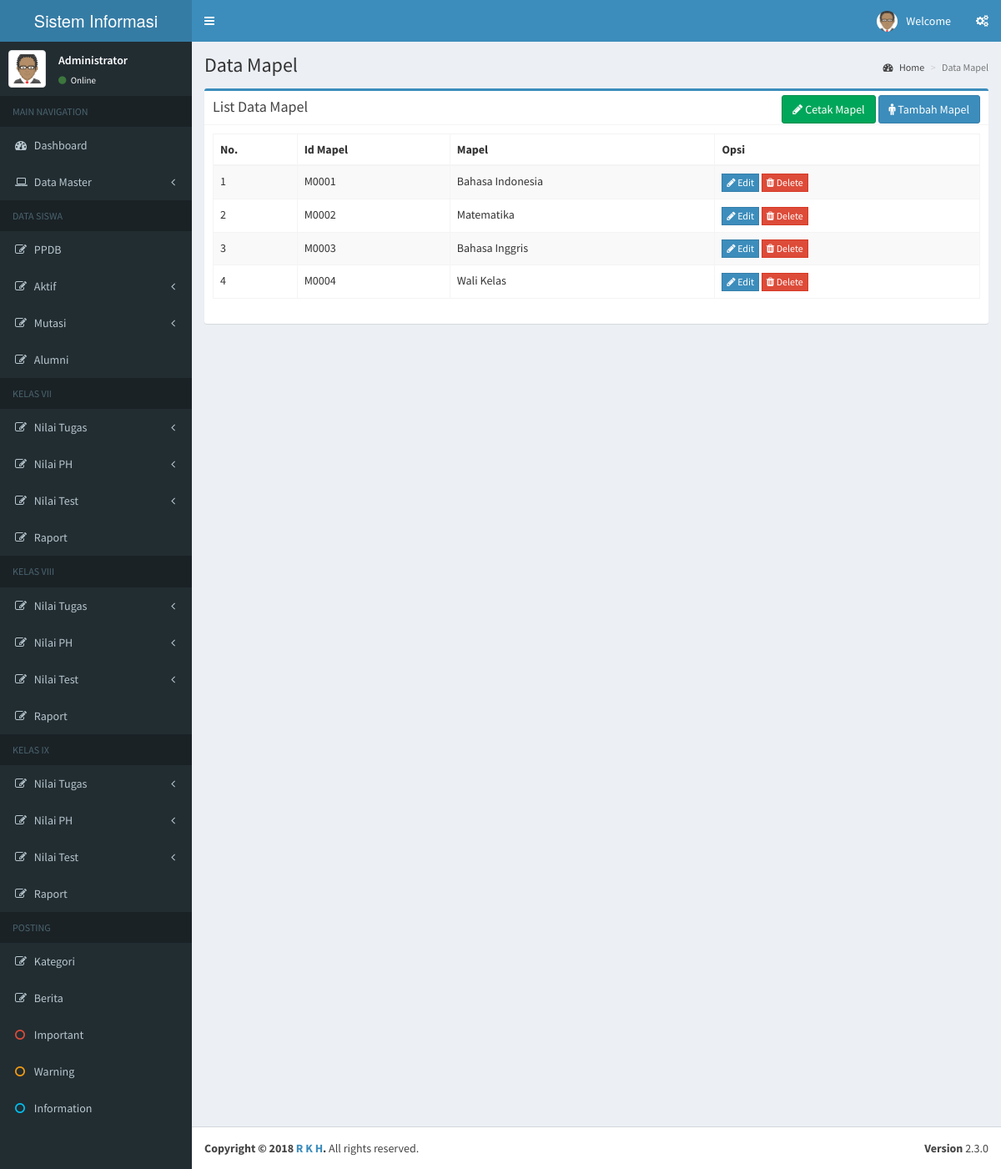
The app's page /mapel/data_mapel.php with its own data.
### tables this page shows
CREATE TABLE `mapel` (
  `id_mapel` varchar(7) NOT NULL,
  `mapel` varchar(35) NOT NULL
);

### mapel/data_mapel.php (the view, shortened to what this page needs)
<?php
include '../template/header_admin.php';
include '../koneksidb.php';
?>
<div class="content-wrapper">
<section class="content-header">
  <h1>Data Mapel
  </h1>
  <ol class="breadcrumb">
  <li><a href="../admin/admin.php"><i class="fa fa-dashboard"></i> Home</a></li>
  <li class="active">Data Mapel</li>
  </ol>
</section>
<section class="content">
  <div class="row">
    <div class="col-sm-12">
      <div class="box box-primary">
        <div class="box-header with-border">
          <h3 class="box-title">List Data Mapel</h3>
          <div class="box-tools pull-left">
          <a href="../../cetak.php" target="_blank" class="btn btn-success"><i class="fa fa-pencil"></i> Cetak Mapel</a>
          <a href="#" class="btn btn-primary" data-toggle="modal" data-target="#tambahmapel"><i class="fa fa-male"></i> Tambah Mapel</a>
          </div>
        </div>
        <div class="box-body">
          <div class="table-responsive22">
            <table id="datatable" class="table table-bordered table-striped">
              <thead>
                <tr>
                  <th>No.</th>
                  <th>Id Mapel</th>
                  <th>Mapel</th>
                  <th>Opsi</th>
                </tr>
              </thead>
              <tbody>
                  <?php
                    $no = 1;
                    $queryview = mysqli_query($koneksi, "SELECT * FROM mapel");
                    while ($row = mysqli_fetch_assoc($queryview)) {
                  ?>
                  <tr>
                    <td><?php echo $no++;?></td>
                    <td><?php echo $row['id_mapel'];?></td>
                    <td><?php echo $row['mapel'];?></td>
                    <td>
                      <a href="#" class="btn btn-primary btn-flat btn-xs" data-toggle="modal" data-target="#updatemapel<?php echo $no; ?>"><i class="fa fa-pencil"></i> Edit</a>
                      <a href="#" class="btn btn-danger btn-flat btn-xs" data-toggle="modal" data-target="#deletemapel<?php echo $no; ?>"><i class="fa fa-trash"></i> Delete</a>
                    </td>
                  </tr>
                  <?php
                    }
                  ?>
              </tbody>
            </table>
          </div>
        </div>
      </div>
    </div>
  </div>
</section>
</div>
<?php include '../template/footer.php'; ?>

### records on screen
mapel: id_mapel "M0001", mapel "Bahasa Indonesia"
mapel: id_mapel "M0002", mapel "Matematika"
mapel: id_mapel "M0003", mapel "Bahasa Inggris"
mapel: id_mapel "M0004", mapel "Wali Kelas"
